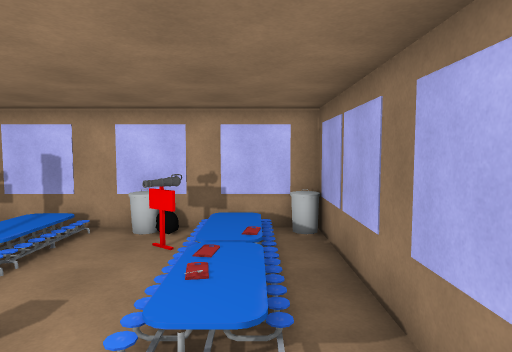
View 1 (above)

12 first-person views from a walk through a Unity game level. The camera is 1.5 m above the floor, tilts 4° down and sees 75° across. The floor is counted in squares, 1 m on a side. Each view is taken from the middle of a square. On the plan, view 1 faces up. The plan holds only what a view shows up to about 15 squares ahead; the rest is blank. The player character is not drawn. Some surface patterns are stand-ins.

View 2
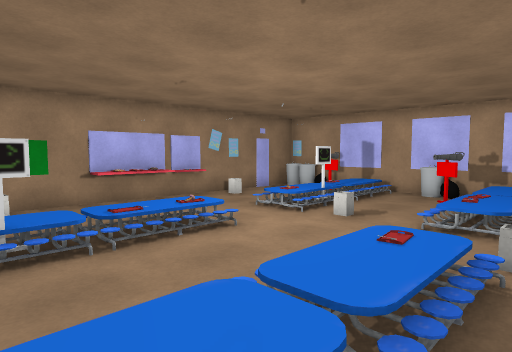

View 3
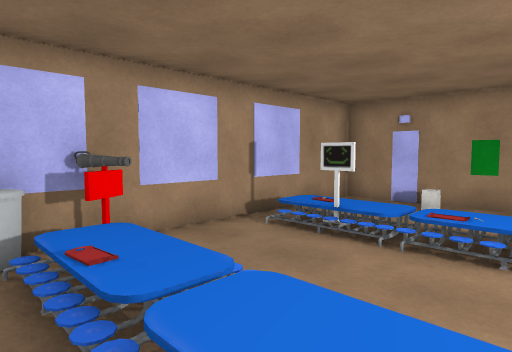

View 4
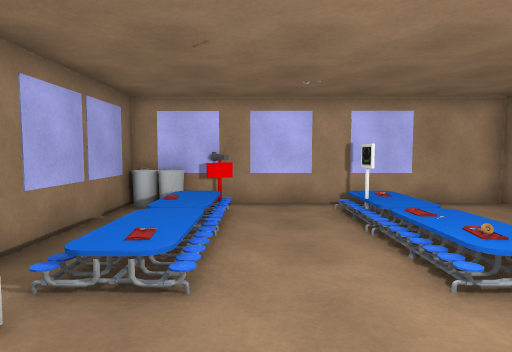

View 5
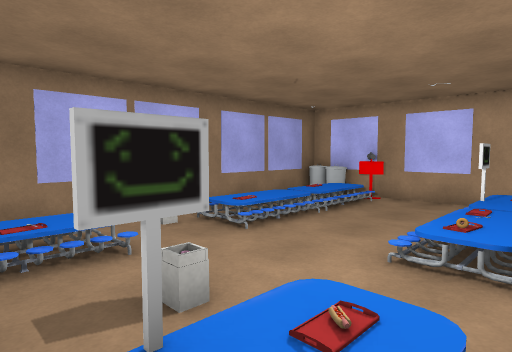

View 6
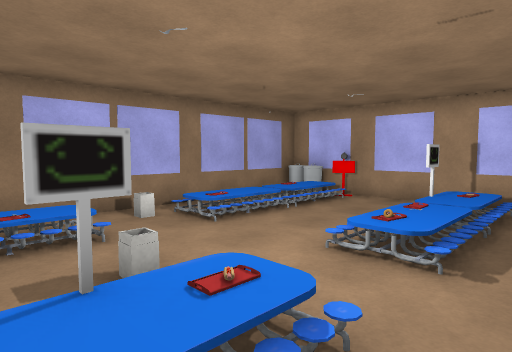

View 7
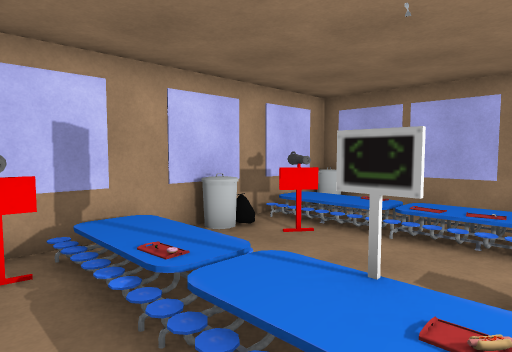

View 8
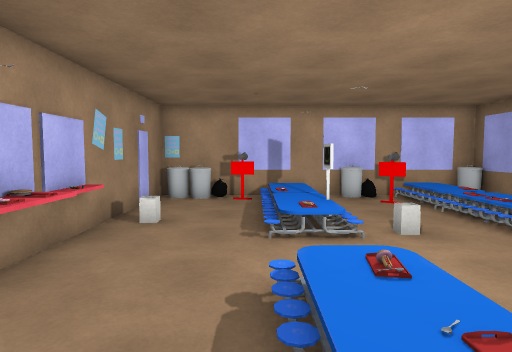

View 9
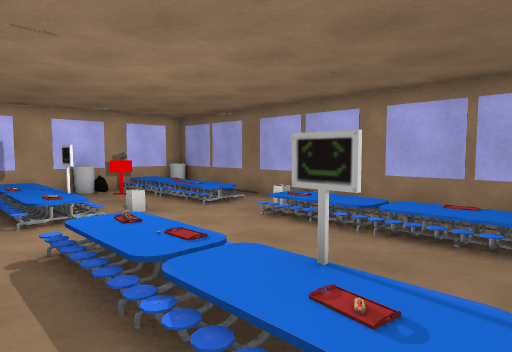

View 10
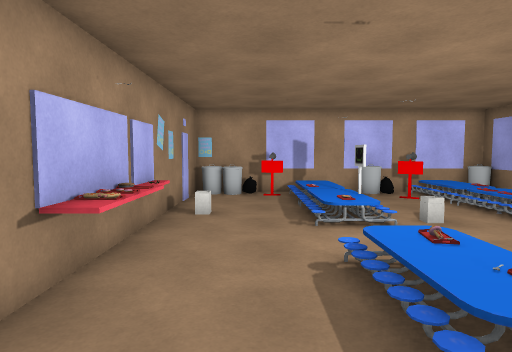

View 11
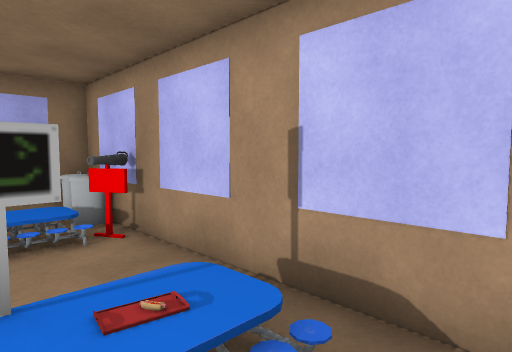

View 12
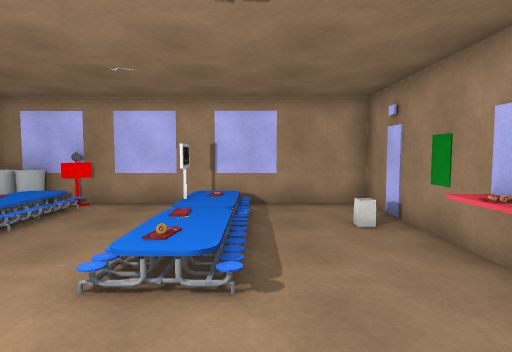

### Floor plan
Key: @ floor where view 1 was taken; # wall or solid block; . main floor; : floor 0.5 m higher than the main floor; / step, stairs or slope; ^ raised ledge; B building; P poster; O other object.
Columns run from 9 left of view 1 to 2 right of it. Each row starts with its distance up from view 1.
  9 PBBBBBBBBBBB
  8 ###O//^ //^B
  7 B  O:/ O// B
  6 B  /:/  // B
  5 P ./:/  // B
  4 P  /:# .// B
  3 B ./:/  // B
  2 B          B
  1 B  ...  ./ B
  0 B  /:/  /@.B
 -1 B  /:/  // B
 -2 B  ///  // B
 -3 B ./:#  // B
 -4 B .//.  //.B
 -5 B .//.  O##B
 -6 BBBBBBBBBB#B

Where each view was taken, in squares from view 1:
view 1: 0 up, 0 right, facing up
view 2: 4 down, 1 right, facing up-left
view 3: 0 up, 1 right, facing down-left
view 4: 4 up, 2 left, facing down
view 5: 5 up, 6 left, facing down-right
view 6: 5 up, 7 left, facing down-right
view 7: 3 up, 7 left, facing up-right
view 8: 3 down, 6 left, facing up
view 9: 5 down, 7 left, facing up-right
view 10: 4 down, 7 left, facing up
view 11: 3 down, 7 left, facing down-right
view 12: 4 up, 6 left, facing down
